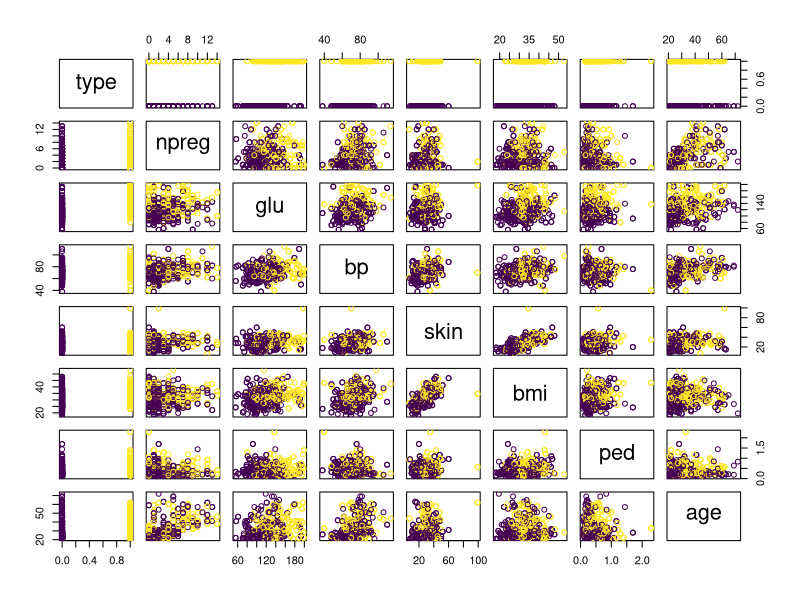
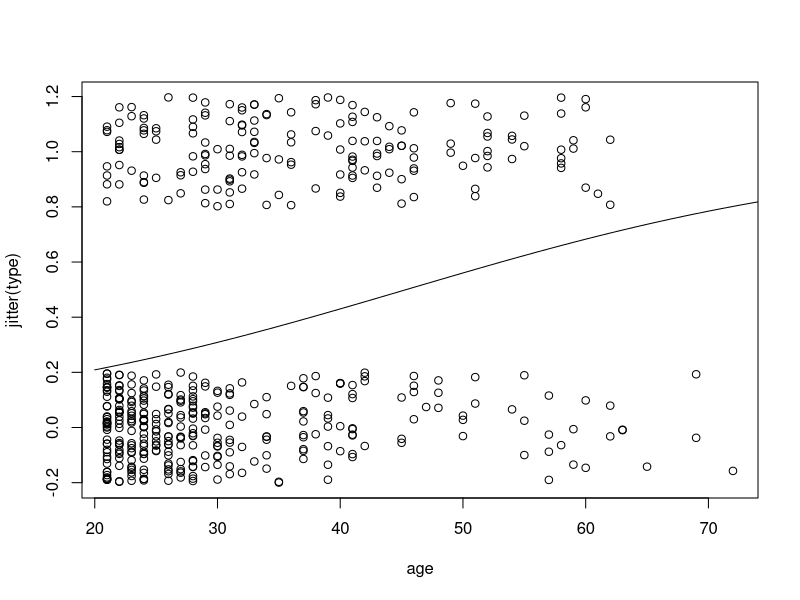
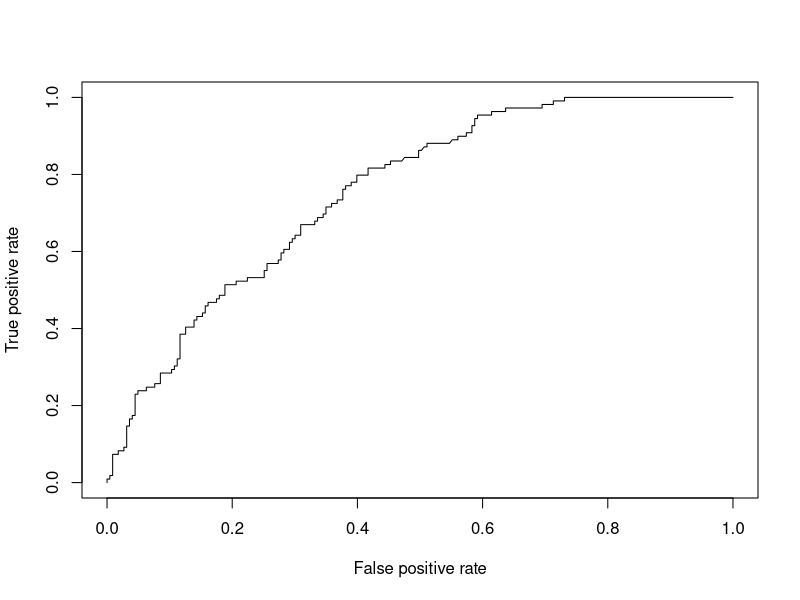
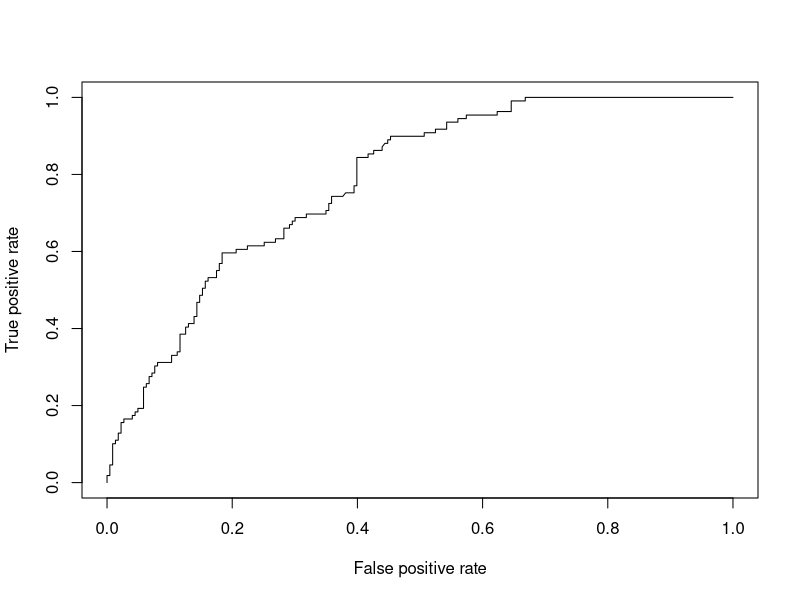

R code for these plots, in order:
## 1
library(MASS)
train <- rbind(Pima.tr,Pima.tr2)
test <- Pima.te
train$type <- as.integer(train$type == "Yes")
test$type <- as.integer(test$type == "Yes")

## 2
library(viridis)
pairs(type~.,data=train,col=viridis(2)[unclass(train$type+1)])

plot(jitter(type) ~ age, data=train)
predicted <- data.frame(age=20:75)
predicted$type <- predict(glm(type ~ age, family=binomial,data=train),predicted,type="response")
lines(type~age,data=predicted)


## 3
train$bmi[is.na(train$bmi)] <- median(train$bmi)
Ex3MDL <- glm(type ~ age + bmi,data=train,family="binomial")
summary(Ex3MDL)

## 4
# the probability for 35 year old with a bmi of 32 to have diabetes is 0.3470908
predict(Ex3MDL,data.frame(bmi=c(32),age=c(35)),type="response")

# the probability for 35 year old with a bmi of 22 to have diabetes is 0.1600962 
predict(Ex3MDL,data.frame(bmi=c(22),age=c(35)),type="response")

## 5
odds <- predict(Ex3MDL,data.frame(bmi=c(37),age=c(55)),type="response")/ (1-predict(Ex3MDL,data.frame(bmi=c(37),age=c(55)),type="response"))

## 6
library(caret)
Ex6prediction <- round(predict(Ex3MDL,train,type="response"))
confusionMatrix(as.factor(train$type),as.factor(Ex6prediction))

## 7
Ex7prediction <- round(predict(Ex3MDL,test,type="response"))
confusionMatrix(as.factor(test$type),as.factor(Ex7prediction))


## 8
library(ROCR)
Ex8prediction <- predict(Ex3MDL,test)
Ex8MDLPred <- prediction(Ex8prediction,test$type)

#draws ROC curve
plot(performance(Ex8MDLPred,"tpr","fpr"))
Ex8AUC <- performance(Ex8MDLPred,"auc")

#finds AUC
Ex8AUC@y.values

## 9
Ex9MDL <- glm(type ~ age + bmi + npreg + I(age^2),data=train,family="binomial")

Ex9prediction <- predict(Ex9MDL,test)
Ex9MDLPred <- prediction(Ex9prediction,test$type)

#draws ROC curve
plot(performance(Ex9MDLPred,"tpr","fpr"))
Ex9AUC <- performance(Ex9MDLPred,"auc")

#finds AUC
Ex9AUC@y.values

predict(Ex9MDL,data.frame(age=c(35),bmi=c(35),npreg=c(2)),type="response")
predict(Ex9MDL,data.frame(age=c(35),bmi=c(25),npreg=c(2)),type="response")

#Observation, according to the model, a 35 year old mother of two increases her probability of having diabeties from 25.94182% to  47.51591% when increasing her bmi to 35 from 25 

##to find the marginal effect of bmi, for the woman in question at bmi = 25, we may use the following functions
## P(diabeties) = 1/(1+e^(-.095 * bmi + beta0 + beta1+...))
## d/d(bmi) P(diabeties) = 1/(1+e^-(.095 * bmi + beta0 + beta1+...)) d/d(bmi)
## d/d(bmi) P(diabeties) = 1/(1+e^-(.095 * bmi -8.804622434 + 0.234143632 * 35 -0.002355526  * 35^2 +0.036123777 * 2)) d/d(bmi)
## d/d(bmi) P(diabeties) = 1/(1+e^-(.095 * bmi -8.804622434 + 0.234143632 * 35 -0.002355526  * 35^2 +0.036123777 * 2)) d/d(bmi)
## P'(diabeties) = (0.0949549 e^(3.42287 - 0.0949549 * bmi))/(1 + e^(3.42287 - 0.0949549 * bmi))^2
##thus, when bmi = 25
##P'(diabeties| bmi = 25) = 0.01824275
